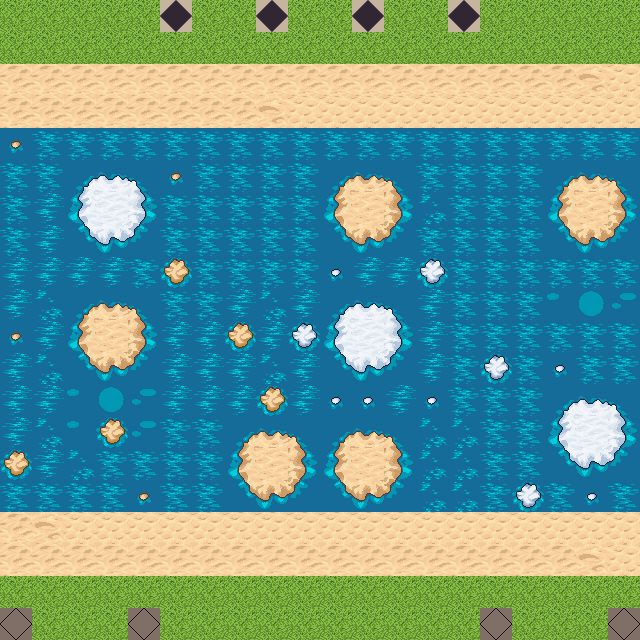

A level layout from a 2D game, rendered from its tile map. Below: a short description, then the map file with tile-grid data replaced by summaries:
An orthogonal 20x20 tile map with 32x32 px tiles, 1 tile layer (ground).

<map version="1.0" orientation="orthogonal" renderorder="right-down" width="20" height="20" tilewidth="32" tileheight="32" nextobjectid="1">
 <tileset firstgid="1" name="terrain" tilewidth="32" tileheight="32" tilecount="1024">
  <image source="terrain.png" width="1024" height="1024" />
  <tile id="187">
   <properties>
    <property name="restriction" value="unavailable" />
   </properties>
  </tile>
  <tile id="188">
   <properties>
    <property name="restriction" value="unavailable" />
   </properties>
  </tile>
  <tile id="189">
   <properties>
    <property name="restriction" value="unavailable" />
   </properties>
  </tile>
  <tile id="213">
   <properties>
    <property name="restriction" value="unavailable" />
   </properties>
  </tile>
  <tile id="245">
   <properties>
    <property name="restriction" value="unavailable" />
   </properties>
  </tile>
  <tile id="277">
   <properties>
    <property name="restriction" value="unavailable" />
   </properties>
  </tile>
  <tile id="278">
   <properties>
    <property name="restriction" value="unavailable" />
   </properties>
  </tile>
  <tile id="279">
   <properties>
    <property name="restriction" value="unavailable" />
   </properties>
  </tile>
  <tile id="298">
   <properties>
    <property name="restriction" value="one-time" />
   </properties>
  </tile>
  <tile id="309">
   <properties>
    <property name="restriction" value="unavailable" />
   </properties>
  </tile>
  <tile id="310">
   <properties>
    <property name="restriction" value="one-time" />
   </properties>
  </tile>
  <tile id="311">
   <properties>
    <property name="restriction" value="unavailable" />
   </properties>
  </tile>
  <tile id="341">
   <properties>
    <property name="restriction" value="unavailable" />
   </properties>
  </tile>
  <tile id="342">
   <properties>
    <property name="restriction" value="unavailable" />
   </properties>
  </tile>
  <tile id="343">
   <properties>
    <property name="restriction" value="unavailable" />
   </properties>
  </tile>
  <tile id="370">
   <properties>
    <property name="restriction" value="one-time" />
   </properties>
  </tile>
  <tile id="371">
   <properties>
    <property name="restriction" value="one-time" />
   </properties>
  </tile>
  <tile id="372">
   <properties>
    <property name="restriction" value="one-time" />
   </properties>
  </tile>
  <tile id="373">
   <properties>
    <property name="restriction" value="unavailable" />
   </properties>
  </tile>
  <tile id="374">
   <properties>
    <property name="restriction" value="unavailable" />
   </properties>
  </tile>
  <tile id="375">
   <properties>
    <property name="restriction" value="unavailable" />
   </properties>
  </tile>
  <tile id="565">
   <properties>
    <property name="restriction" value="unavailable" />
   </properties>
  </tile>
  <tile id="597">
   <properties>
    <property name="restriction" value="unavailable" />
   </properties>
  </tile>
  <tile id="620">
   <properties>
    <property name="restriction" value="source" />
   </properties>
  </tile>
  <tile id="621">
   <properties>
    <property name="restriction" value="target" />
   </properties>
  </tile>
  <tile id="629">
   <properties>
    <property name="restriction" value="unavailable" />
   </properties>
  </tile>
  <tile id="630">
   <properties>
    <property name="restriction" value="unavailable" />
   </properties>
  </tile>
  <tile id="631">
   <properties>
    <property name="restriction" value="unavailable" />
   </properties>
  </tile>
  <tile id="661">
   <properties>
    <property name="restriction" value="unavailable" />
   </properties>
  </tile>
  <tile id="662">
   <properties>
    <property name="restriction" value="one-time" />
   </properties>
  </tile>
  <tile id="663">
   <properties>
    <property name="restriction" value="unavailable" />
   </properties>
  </tile>
  <tile id="693">
   <properties>
    <property name="restriction" value="unavailable" />
   </properties>
  </tile>
  <tile id="694">
   <properties>
    <property name="restriction" value="unavailable" />
   </properties>
  </tile>
  <tile id="695">
   <properties>
    <property name="restriction" value="unavailable" />
   </properties>
  </tile>
  <tile id="834">
   <properties>
    <property name="restriction" value="unavailable" />
   </properties>
  </tile>
 </tileset>
 <layer name="ground" width="20" height="20">
  <data>[400 cells, 400 non-empty, 34 distinct tile ids]</data>
 </layer>
</map>
